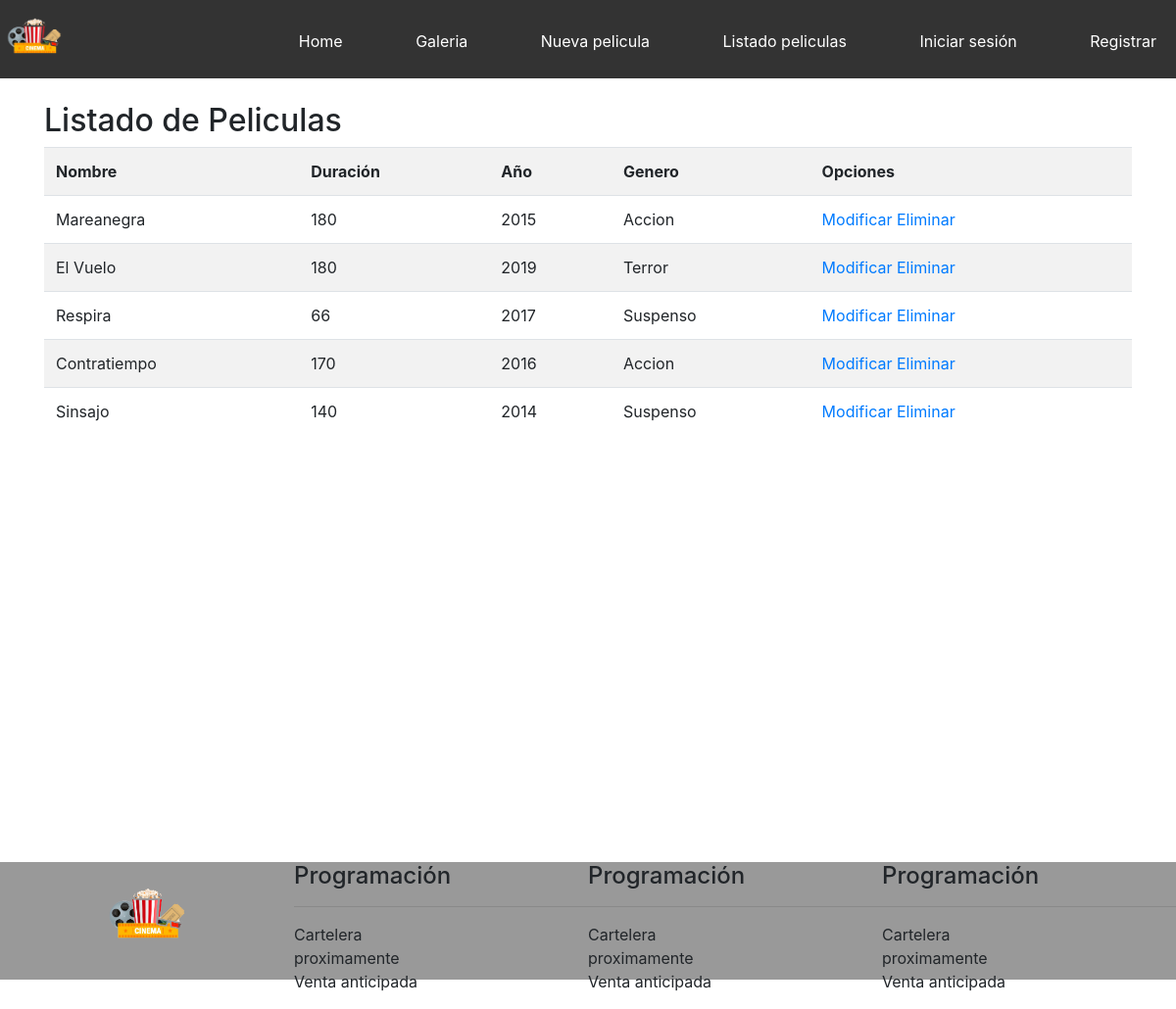
The app's page /listado-peliculas/ with its own data.
### core/models.py (models this page shows, shortened)
class Pelicula(models.Model):
    nombre = models.CharField(max_length=200)
    duracion = models.IntegerField()
    anio = models.IntegerField(verbose_name="Año")
    genero = models.ForeignKey(Genero, on_delete=models.CASCADE)
    sinopsis = models.TextField(null=True, blank=True)
    fecha_estreno = models.DateField()
    imagen = models.ImageField(null=True, blank=True)

class Genero(models.Model):
    nombre = models.CharField(max_length=80)
    def __str__(self):
        return self.nombre

### core/views.py (the view)
# urls.py: path('listado-peliculas/', listado_pelicula, name="Listado_peliculas"),
def listado_pelicula(request):
    peliculas = Pelicula.objects.all()
    data = {
        'peliculas':peliculas
    }
    return render(request, 'core/listado_peliculas.html', data)

### core/templates/core/listado_peliculas.html (shortened to what this page needs)
{% extends 'core/base.html' %}
{% load static %}
{% block contenido %}
<h2>Listado de Peliculas</h2>
<table class="table table-striped">
    <tr>
        <th>Nombre</th>
        <th>Duración</th>
        <th>Año</th>
        <th>Genero</th>
        <th>Opciones</th>
    </tr>
    {% for p in peliculas %}
    <tr>
        <td>{{ p.nombre }}</td>
        <td>{{ p.duracion }}</td>
        <td>{{ p.anio }}</td>
        <td>{{ p.genero }}</td>
        <td>
            <a href="{% url 'modificar_pelicula' p.id %}">Modificar</a>
            <a href="#" onclick="confirmarEliminacion({{p.id}})">Eliminar</a>
        </td>
    </tr>
    {% endfor %}
</table>
{% endblock %}

### core/templates/core/base.html (shortened to what this page needs)
<!DOCTYPE html>
<html lang="es">
<head>
    {% load static %}
    <link rel="stylesheet" href="{% static 'core/css/estilos.css' %}">
    <link rel="stylesheet" href="https://stackpath.bootstrapcdn.com/bootstrap/4.3.1/css/bootstrap.min.css">
</head>
<body>
    <header>
        <img src="{% static 'core/img/logo.png' %}" alt="Logo" class="logo">
        <nav>
                <ul>
                        <li>
                            <a href="{% url 'home' %}">Home</a>
                        </li>
                        <li>
                            <a href="{% url 'galeria' %}">Galeria</a>
                        </li>
                        <li>
                            <a href="{% url 'nueva_pelicula' %}">Nueva pelicula</a>
                        </li>
                        <li>
                            <a href="{% url 'Listado_peliculas' %}">Listado peliculas</a>
                        </li>
                        {% if user.is_authenticated %}
                        <li>
                                <a href="#">Usuario: {{ user.username}}</a>
                        </li>
                        <li>
                            <a href="{% url 'logout' %}">Cerrar sesión</a>
                        </li>
                        {% else %}
                        <li>
                                <a href="{% url 'login' %}">Iniciar sesión</a>
                            </li>
                        <li>
                                    <a href="{% url 'registro_usuario' %}">Registrar</a>
                            </li>
                        {% endif %}
                </ul>
        </nav>
    </header>
    <div id="principal">
       <br>
       <div class="container">
            {% block contenido %}
            {% endblock %}
       </div>
    </div>
    <footer class="hide_on_mobile">
        <div>
            <img src="{% static 'core/img/logo.png' %}" alt="logo" class="logo_footer">
        </div>
        <div>
            <h4>Programación</h4>
            <hr>
            <ul>
                <li>Cartelera</li>
                <li>proximamente</li>
                <li>Venta anticipada</li>
            </ul>
        </div>
        <div>
                <h4>Programación</h4>
                <hr>
                <ul>
                    <li>Cartelera</li>
                    <li>proximamente</li>
                    <li>Venta anticipada</li>
                </ul>
        </div>
        <div>
                <h4>Programación</h4>
                <hr>
                <ul>
                    <li>Cartelera</li>
                    <li>proximamente</li>
                    <li>Venta anticipada</li>
                </ul>
        </div>
    </footer>
</body>
</html>

### core/static/core/css/estilos.css (style rules this page uses)
* { margin:0; padding: 0; }
body { background-color:rgb(219, 219, 219); font-family: fantasy; }
header { width: 100%; height: 80px; background-color:#333; transition: all 0.5s; }
#principal { width: 100%; min-height: 100vh; height: auto; }
footer { width: 100%; height: 120px; background-color:#999; }
nav { width: auto; float:right; }
nav > ul > li { display: inline-block; margin-left:30px; padding:30px 20px; transition: all 0.5s; }
nav > ul > li > a { color:white; text-decoration: none; }
.logo { width: 70px; }
footer > div { width: 25%; float:left; }
footer li { list-style: none; }
.logo_footer { width: 100px; margin:auto; display: block; }
.hide_on_mobile { display: block; }

### records on screen
Pelicula: nombre "Mareanegra", duracion "180", anio "2015", genero "Accion"
Pelicula: nombre "El Vuelo", duracion "180", anio "2019", genero "Terror"
Pelicula: nombre "Respira", duracion "66", anio "2017", genero "Suspenso"
Pelicula: nombre "Contratiempo", duracion "170", anio "2016", genero "Accion"
Pelicula: nombre "Sinsajo", duracion "140", anio "2014", genero "Suspenso"
